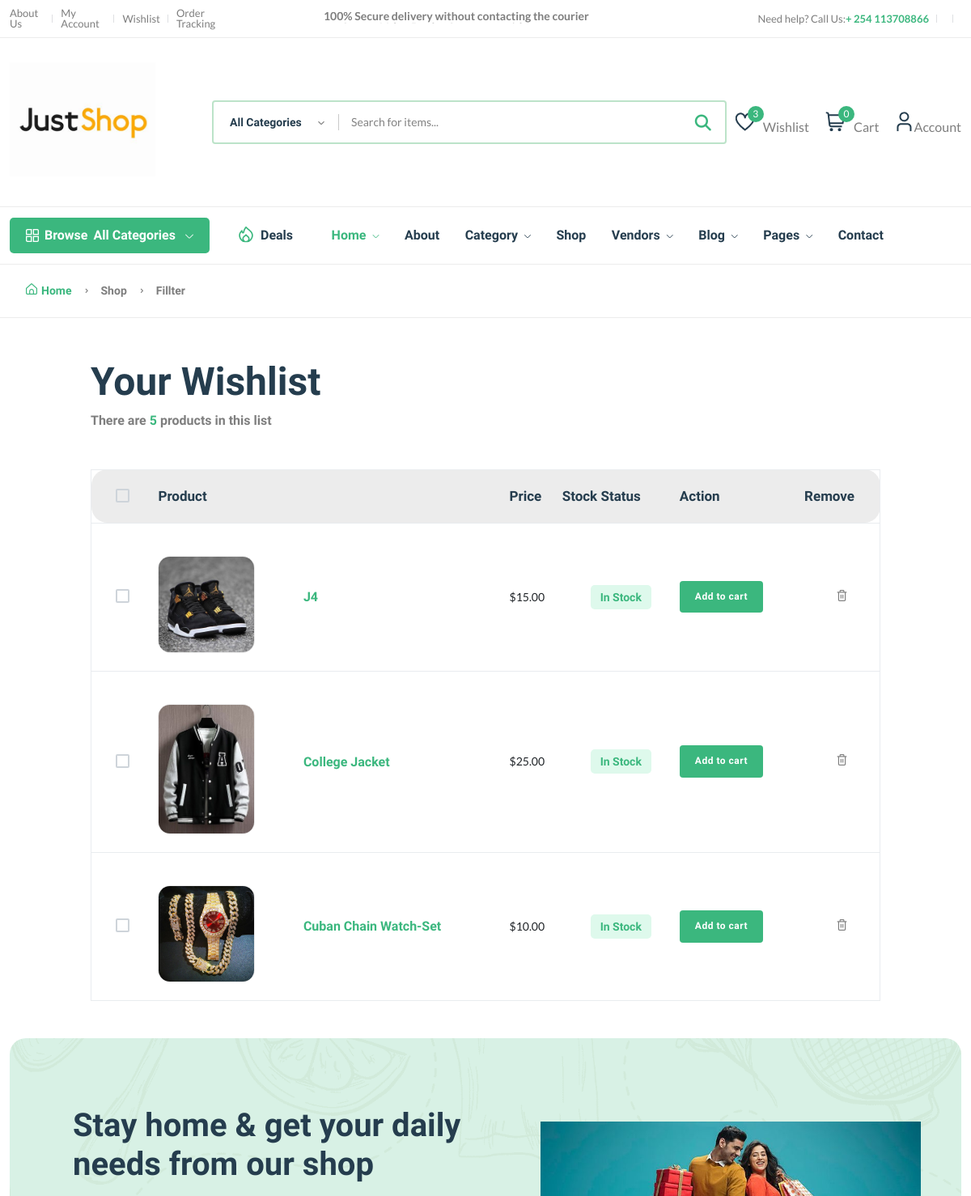
Page /wishlist/ (signed in, upper part) on the earlier database version.
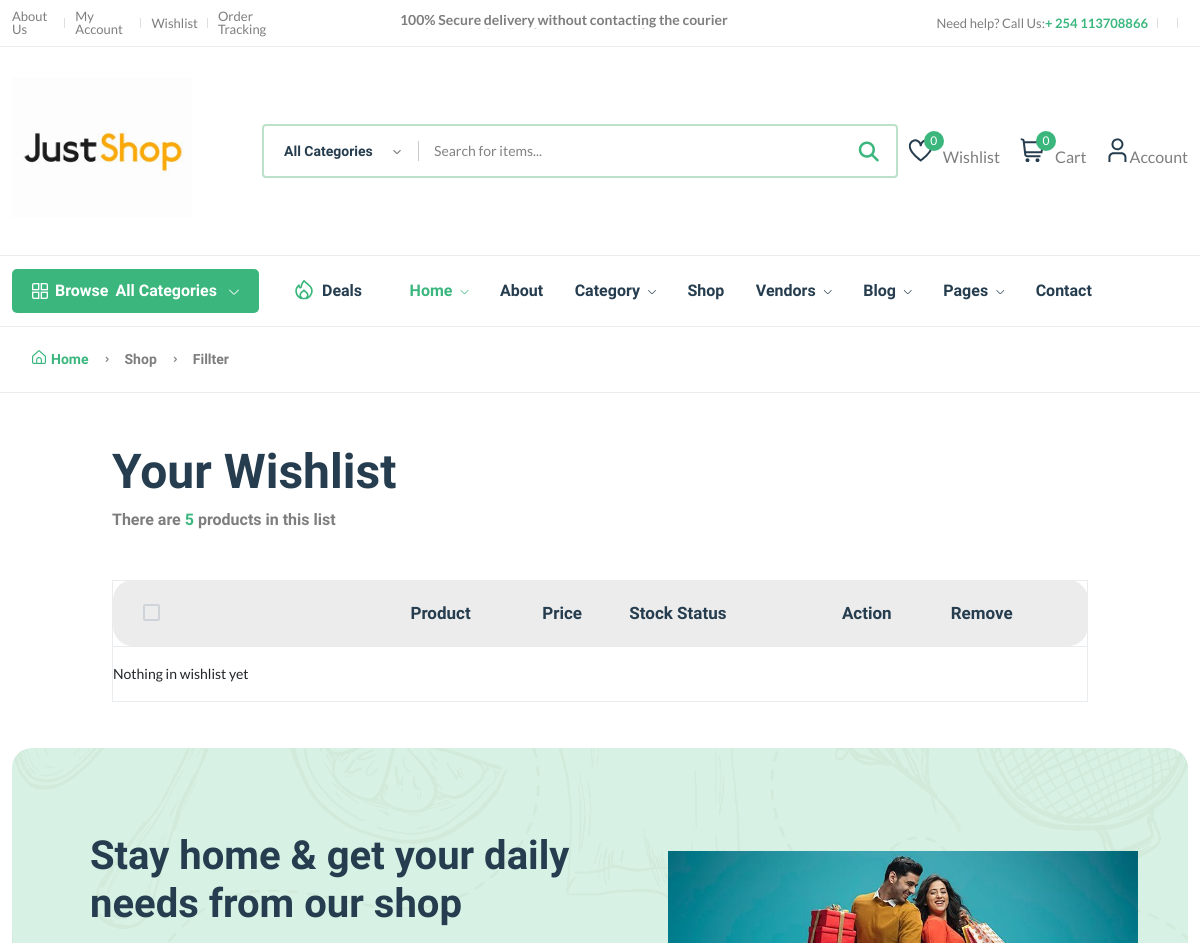
Same page on the later database version.
### core/models.py (models this page shows, shortened)
class WishList(models.Model):
    user=models.ForeignKey(User,on_delete=models.SET_NULL,null=True)
    product=models.ForeignKey(Product,on_delete=models.SET_NULL,null=True)
    date=models.DateTimeField(auto_now_add=True)
    class Meta:
        verbose_name_plural="wishlists"

class Product(models.Model):
    product_id=ShortUUIDField(unique=True,length=10,max_length=20,prefix="PDT",alphabet="abcdefgh12345")
    title=models.CharField(max_length=100,default="Branded Tshirt")
    image=models.ImageField(upload_to=user_dir_path,default="product.jpg")
    vendor=models.ForeignKey(Vendor,on_delete=models.SET_NULL,null=True,related_name="vendor")
    description=RichTextUploadingField(null=True,blank=True,default="This is a good product")
    user=models.ForeignKey(User,on_delete=models.SET_NULL,null=True)
    category=models.ForeignKey(Category,on_delete=models.SET_NULL,null=True,related_name="category")
    price=models.DecimalField(max_digits=999999999999,decimal_places=2,default="10.00")
    standard_price=models.DecimalField(max_digits=999999999999,decimal_places=2,default="5.00")
    specifications=models.TextField(null=True,blank=True)
    product_type=models.CharField(max_length=100,default="Organic",null=True,blank=True)
    stock_count=models.CharField(max_length=100,default="10",null=True,blank=True)
    life=models.CharField(max_length=100,default="100 Days",null=True,blank=True)
    manufactury_date=models.DateTimeField(auto_now_add=False,null=True,blank=True)
    tags=TaggableManager(blank=True)
    product_status=models.CharField(choices=STATUS,max_length=10,default="inreview")
    status=models.BooleanField(default=True)
    in_stock=models.BooleanField(default=True)
    featured=models.BooleanField(default=False)
    digital=models.BooleanField(default=False)
    sku=ShortUUIDField(unique=True,length=4,max_length=10,prefix="sku",alphabet="0123456789")
    date=models.DateTimeField(null=True,blank=True)
    class Meta:
        verbose_name_plural="Products"

### core/views.py (the view)
# urls.py: path("wishlist/",wishlist_view,name="wishlist"),
@login_required
def wishlist_view(request):
    try:
        wishlist=WishList.objects.filter(user=request.user)
    except:
        wishlist=None
    context={
        "wishlist":wishlist
    }
    return render(request,"core/wishlist.html",context)

### core/context_processor.py (called while the page is built)
def default(request):
    categories=Category.objects.all()
    vendors=Vendor.objects.all()
    min_max_price=Product.objects.aggregate(Min("price"),Max("price"))
    try:
        wishlist=WishList.objects.filter(user=request.user)
    except:
        messages.warning(request,"You need to Login to access wishlist")
        wishlist=0
    try:
        address=Address.objects.get(user=request.user)
    except:
        address=None
    return {
        'categories':categories,
        'address':address,
        'vendors':vendors,
        'min_max_price':min_max_price,
        'wishlist':wishlist,
    }

### templates/core/wishlist.html (shortened to what this page needs)
{% extends "sections/base.html" %}
{%load static%}
{% block content%}
    <main class="main">
        <div class="page-header breadcrumb-wrap">
            <div class="container">
                <div class="breadcrumb">
                    <a href="index.html" rel="nofollow"><i class="fi-rs-home mr-5"></i>Home</a>
                    <span></span> Shop <span></span> Fillter
                </div>
            </div>
        </div>
        <div class="container mb-30 mt-50">
            <div class="row">
                <div class="col-xl-10 col-lg-12 m-auto">
                    <div class="mb-50">
                        <h1 class="heading-2 mb-10">Your Wishlist</h1>
                        <h6 class="text-body">There are <span class="text-brand">5</span> products in this list</h6>
                    </div>
                    <div class="table-responsive shopping-summery">
                        <table class="table table-wishlist">
                            <thead>
                                <tr class="main-heading">
                                    <th class="custome-checkbox start pl-30">
                                        <label class="form-check-label" for="exampleCheckbox11"></label>
                                    </th>
                                    <th scope="col" colspan="2">Product</th>
                                    <th scope="col">Price</th>
                                    <th scope="col">Stock Status</th>
                                    <th scope="col">Action</th>
                                    <th scope="col" class="end">Remove</th>
                                </tr>
                            </thead>
                            <tbody>
                                {% for item in wishlist %}
                                <tr class="pt-30">
                                    <td class="custome-checkbox pl-30">
                                        <label class="form-check-label" for="exampleCheckbox1"></label>
                                    </td>
                                    <td class="image product-thumbnail pt-40"><img src="{{item.product.image.url}}" alt="#" /></td>
                                    <td class="product-des product-name">
                                        <h6><a class="product-name mb-10" href="{% url 'core:productdetailview' item.product.product_id%}">{{item.product.title}}</a></h6>
                                    </td>
                                    <td class="price" data-title="Price">
                                        <span>$</span><span id="current-product-price-{{item.product.id}}">{{item.product.price}}</span>
                                    </td>
                                    <td class="text-center detail-info" data-title="Stock">
                                        <span class="stock-status in-stock mb-0">{%if item.product.in_stock %}In Stock {% else %} Out of Stock {%endif%}</span>
                                    </td>
                                    <td class="text-right" data-title="Cart">
                                        <button class="btn btn-sm add-to-cart-btn" data-index="{{item.product.id}}">Add to cart</button>
                                    </td>
                                    <td class="action text-center" data-title="Remove">
                                        <a href="#" class="text-body"><i class="fi-rs-trash"></i></a>
                                    </td>
                                </tr>
                                {%empty%}
                                <tr><td>Nothing in wishlist yet</td></tr>
                                {%endfor%}
                            </tbody>
                        </table>
                    </div>
                </div>
            </div>
        </div>
    </main>
{% endblock content%}

### templates/sections/base.html (shortened to what this page needs)
{% load static %}
<!DOCTYPE html>
<html class="no-js" lang="en">
<head>
    <link rel="stylesheet" href="{% static 'assets/css/plugins/slider-range.css' %}" />
    <link rel="stylesheet" href="{% static 'assets/css/main.css' %}"/>
    <link rel="stylesheet" href="https://cdnjs.cloudflare.com/ajax/libs/font-awesome/6.5.1/css/all.min.css" />
</head>
<body>
    <header class="header-area header-style-1 header-height-2">
        <div class="header-top header-top-ptb-1 d-none d-lg-block">
            <div class="container">
                <div class="row align-items-center">
                    <div class="col-xl-3 col-lg-4">
                        <div class="header-info">
                            <ul>
                                <li><a href="page-about.htlm">About Us</a></li>
                                <li><a href="page-account.html">My Account</a></li>
                                <li><a href="shop-wishlist.html">Wishlist</a></li>
                                <li><a href="shop-order.html">Order Tracking</a></li>
                            </ul>
                        </div>
                    </div>
                    <div class="col-xl-6 col-lg-4">
                        <div class="text-center">
                            <div id="news-flash" class="d-inline-block">
                                <ul>
                                    <li>100% Secure delivery without contacting the courier</li>
                                </ul>
                            </div>
                        </div>
                    </div>
                    <div class="col-xl-3 col-lg-4">
                        <div class="header-info header-info-right">
                            <ul>
                                <li>Need help? Call Us: <strong class="text-brand"> + 254 113708866</strong></li>
                            </ul>
                        </div>
                    </div>
                </div>
            </div>
        </div>
        <div class="header-middle header-middle-ptb-1 d-none d-lg-block">
            <div class="container">
                <div class="header-wrap">
                    <div class="logo logo-width-1">
                        <a href="index.html"><img src="{% static 'assets/imgs/theme/Just Shop.jpeg' %}" alt="logo" /></a>
                    </div>
                    <div class="header-right">
                        <div class="search-style-2">
                            <form action="{% url 'core:search' %}" method="GET">
                                <input type="text" placeholder="Search for items..." name="q"/>
                                <button type="submit"><i class="fas fa-search"></i></button>
                            </form>
                        </div>
                        <div class="header-action-right">
                            <div class="header-action-2">
                                <div class="header-action-icon-2">
                                    <a href="{% url 'core:wishlist' %}">
                                        <img class="svgInject" alt="Nest" src="{% static 'assets/imgs/theme/icons/icon-heart.svg' %}" />
                                        <span class="pro-count blue">{{wishlist.count}}</span>
                                    </a>
                                    <a href="{% url 'core:wishlist' %}"><span class="lable">Wishlist</span></a>
                                </div>
                                <div class="header-action-icon-2">
                                    <a class="mini-cart-icon" href="{% url 'core:cart' %}">
                                        <img alt="Nest" src="{% static 'assets/imgs/theme/icons/icon-cart.svg' %}" />
                                        <span class="pro-count blue cart-items-count">{{request.session.cart_data_obj|length}}</span>
                                    </a>
                                    <a href="{% url 'core:cart' %}"><span class="lable">Cart</span></a>
                                </div>
                                <div class="header-action-icon-2">
                                    <a href="page-account.html">
                                        <img class="svgInject" alt="Nest" src="{% static 'assets/imgs/theme/icons/icon-user.svg' %}" />
                                    </a>
                                    <a href="page-account.html"><span class="lable ml-0">Account</span></a>
                                </div>
                            </div>
                        </div>
                    </div>
                </div>
            </div>
        </div>
        <div class="header-bottom header-bottom-bg-color sticky-bar">
            <div class="container">
                <div class="header-wrap header-space-between position-relative">
                    <div class="header-nav d-none d-lg-flex">
                        <div class="main-categori-wrap d-none d-lg-block">
                            <a class="categories-button-active" href="#">
                                <span class="fi-rs-apps"></span> <span class="et">Browse</span> All Categories
                                <i class="fi-rs-angle-down"></i>
                            </a>
                        </div>
                        <div class="main-menu main-menu-padding-1 main-menu-lh-2 d-none d-lg-block font-heading">
                            <nav>
                                <ul>
                                    <li class="hot-deals"><img src="{% static 'assets/imgs/theme/icons/icon-hot.svg' %}" alt="hot deals" /><a href="shop-grid-right.html">Deals</a></li>
                                    <li>
                                        <a class="active" href="index.html">Home <i class="fi-rs-angle-down"></i></a>
                                    </li>
                                    <li>
                                        <a href="page-about.html">About</a>
                                    </li>
                                    <li>
                                        <a href="shop-grid-right.html">Category <i class="fi-rs-angle-down"></i></a>
                                    </li>
                                    <li><a href="{% url 'core:productslist' %}">Shop</a></li>
                                    <li>
                                        <a href="#">Vendors <i class="fi-rs-angle-down"></i></a>
                                    </li>
                                    <li>
                                        <a href="blog-category-grid.html">Blog <i class="fi-rs-angle-down"></i></a>
                                    </li>
                                    <li>
                                        <a href="#">Pages <i class="fi-rs-angle-down"></i></a>
                                    </li>
                                    <li>
                                        <a href="page-contact.html">Contact</a>
                                    </li>
                                </ul>
                            </nav>
                        </div>
                    </div>
                </div>
            </div>
        </div>
    </header>
    {% block content %}
    {% endblock content %}
    <footer class="main">
        <section class="newsletter mb-15">
            <div class="container">
                <div class="row">
                    <div class="col-lg-12">
                        <div class="position-relative newsletter-inner">
                            <div class="newsletter-content">
                                <h2 class="mb-20">
                                    Stay home & get your daily <br /> needs from our shop
                                </h2>
                            </div>
                            <img src="{% static 'assets/imgs/banner/banner15.jpeg' %}" alt="newsletter" />
                        </div>
                    </div>
                </div>
            </div>
        </section>
    </footer>
</body>
</html>

Differences in the rows shown:
removed WishList: product.image (picture), product "J4", product.price "15.00", shows "In Stock"
removed WishList: product.image (picture), product "College Jacket", product.price "25.00", shows "In Stock"
removed WishList: product.image (picture), product "Cuban Chain Watch-Set", product.price "10.00", shows "In Stock"
Other differences:
{{ wishlist.count }}: "3" → "0"
text now shown: "Nothing in wishlist yet"
